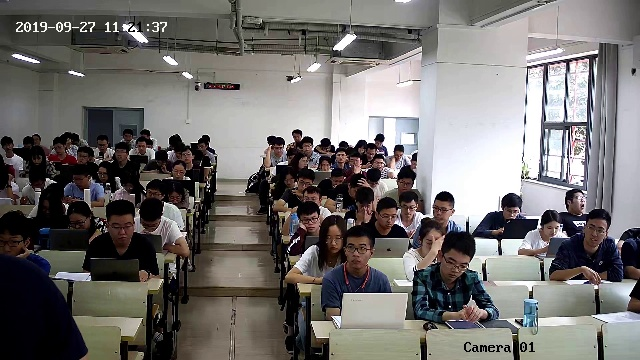
#> input picture new_t1.jpg, 640 x 360 px
$ python test_resolution.py
#> lines starting #> are read from the running program, lines starting #| are printed output that depends on the picture; after the words box and inside, x2 and y2 are one past the last pixel; in counts of white or black regions, pixels touching at a corner belong together
import json

import cv2

raw_resolution = 1080
new_resolution = 360


def generate_diff_resolution():
    path = 't1.jpg'
    img = cv2.imread(path)
    img = cv2.resize(img, (640, 360))
    cv2.imwrite('new_{}'.format(path), img)


def draw_rec():
    pic_path = 'new_t1.jpg'
    json_path = 't1_pos.json'
    img = cv2.imread(pic_path)
#> img is the input picture: shape (360, 640, 3); mean B, G, R 109.8, 111.7, 114.6
    with open(json_path, 'r') as f:
#> (reads t1_pos.json from the repository)
        boxes = json.load(f)['faces']
    modified_param = raw_resolution/new_resolution
    for box in boxes:
        cv2.rectangle(img, (int(box[0]/modified_param), int(box[1]/modified_param)), (int(box[2]/modified_param), int(box[3]/modified_param)), (0, 0, 255), 2)
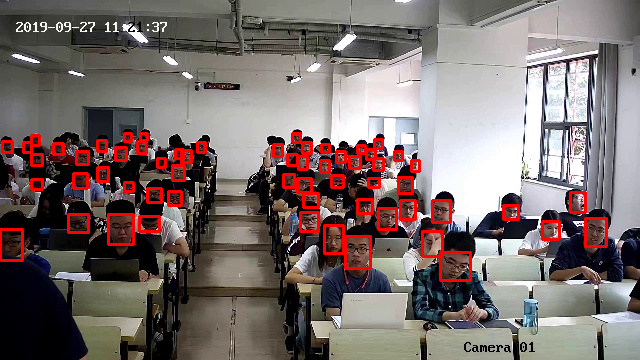
#> img: shape (360, 640, 3); 4.05% of pixels changed, all inside (x1, y1, x2, y2) = (0, 132, 608, 282)
    cv2.imwrite('new_res.jpg', img)


if __name__ == '__main__':
    # generate_diff_resolution()
    draw_rec()
